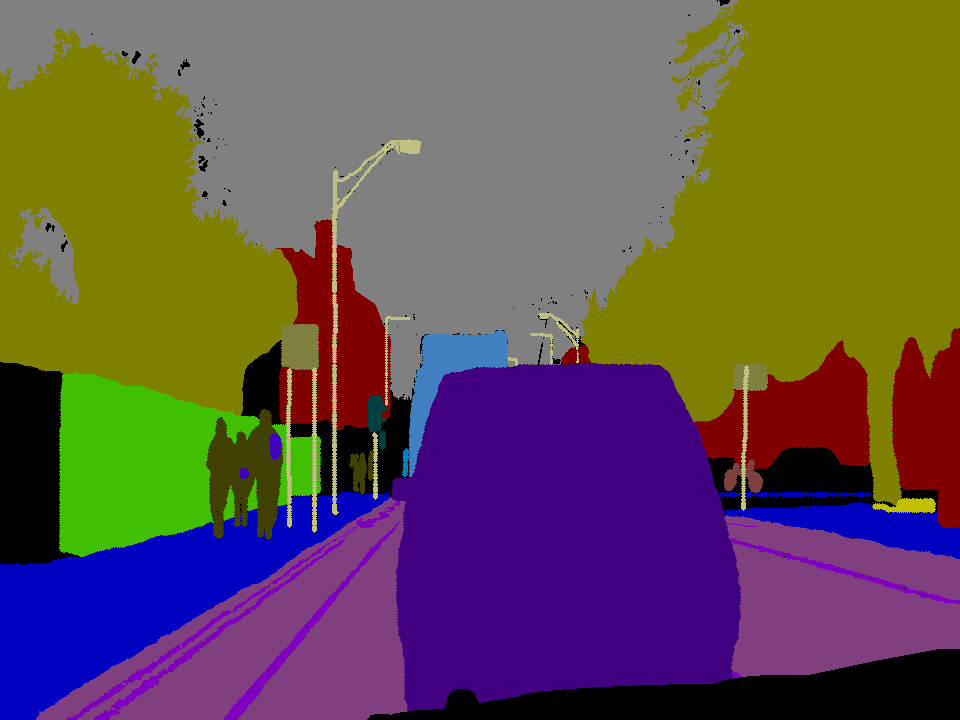
#> input picture CamVid/train_labels/0001TP_009450_L.png, 960 x 720 px; its folder holds only this picture in this run
$ jupyter execute --allow-errors Preprocess_labels.ipynb
#> lines starting #> are read from the running program, lines starting #| are printed output that depends on the picture
# Imports:

[cell 1]
import numpy as np
import pandas as pd
import matplotlib.pyplot as plt
from tqdm import tqdm
import os
import cv2
from PIL import Image
from tqdm import tqdm
import gc

# Functions:

# Loading data:

[cell 2]
labels_df = pd.read_csv("CamVid/class_dict.csv")
#> (reads CamVid/class_dict.csv from the repository)
print(labels_df.shape)
labels_df

[cell 3]
labels_df.iloc[0]

[cell 4]
label_colors = []
class_labels = []
for i in range(32):
    row = labels_df.iloc[i]
    label_colors.append(np.array([row['r'], row['g'], row['b']]))
    class_labels.append(np.array([row['name']]))
for i in range(5):
    print(class_labels[i], label_colors[i], type(class_labels[i]),"\n")

[cell 5]
color_dict = {}
for i in range(32):
    row = labels_df.iloc[i]
    color = np.array([row['r'], row['g'], row['b']])
    color_dict[tuple(color)] = i
for val in color_dict:
    print(val, "\t", color_dict[val]) #, type(color_dict[val]))

# Processing the label images:

Replacing three channel RGB color with single channel class label

## Train labels:

[cell 6]
for filename in os.listdir("CamVid/train_labels"):
    if filename == ".ipynb_checkpoints":
        continue

    # Name of processed label image
    processed_file_name = filename[:-4] + "P" + filename[-4:]
    img = np.array(Image.open("CamVid/train_labels/" + filename))
#> img is the input picture: shape (720, 960, 3); mean R, G, B 98.9, 81.1, 76.5
    img_shape = img.shape
#> img_shape = (720, 960, 3)
    processed_image = np.zeros((img_shape[0], img_shape[1]))

    # Setting class label value in processed image
    for i in range(img_shape[0]):
        for j in range(img_shape[1]):
            processed_image[i][j] = color_dict[tuple(img[i][j])]
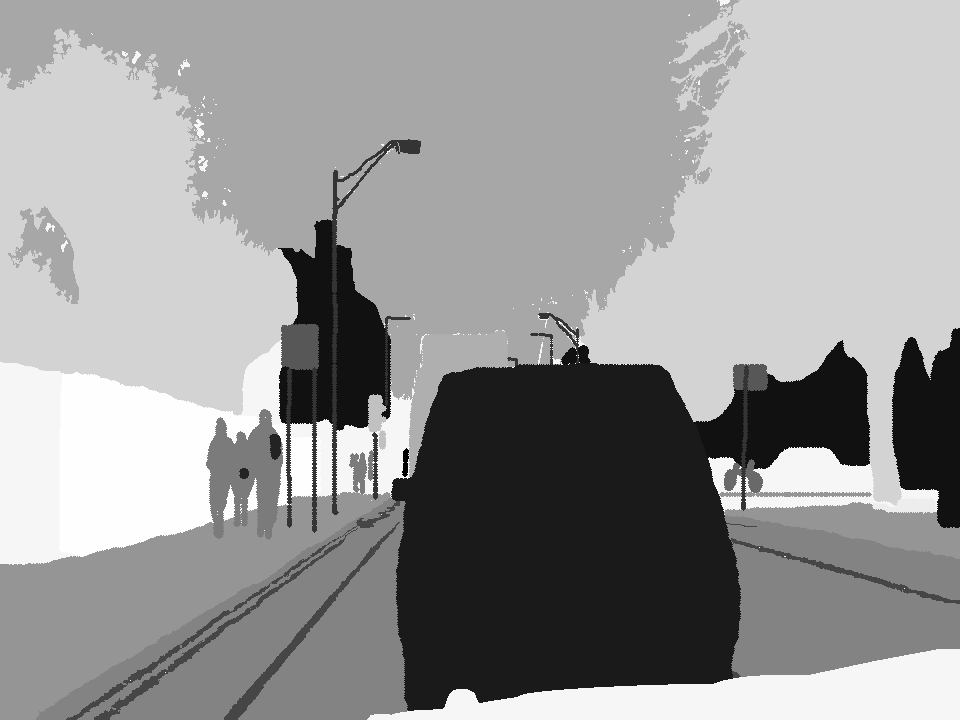
#> processed_image: shape (720, 960) float64; min 2, max 31, mean 19.4; drawn with min black and max white

    processed_image = processed_image.astype(np.uint8)
    save_image = Image.fromarray(processed_image, mode = 'L') # Saving as grayscale image
    save_image.save("CamVid/train_labels_processed/" + processed_file_name)

[cell 7]
print(len(os.listdir("CamVid/train_labels")))
#> (the rest of this cell did not finish here and is left out)

[cell 8]
for filename in os.listdir("CamVid/train_labels"):
    if filename == ".ipynb_checkpoints":
        continue
    processed_file_name = filename[:-4] + "P" + filename[-4:]
    ori_image = np.array(Image.open("CamVid/train_labels/" + filename).convert('L'))
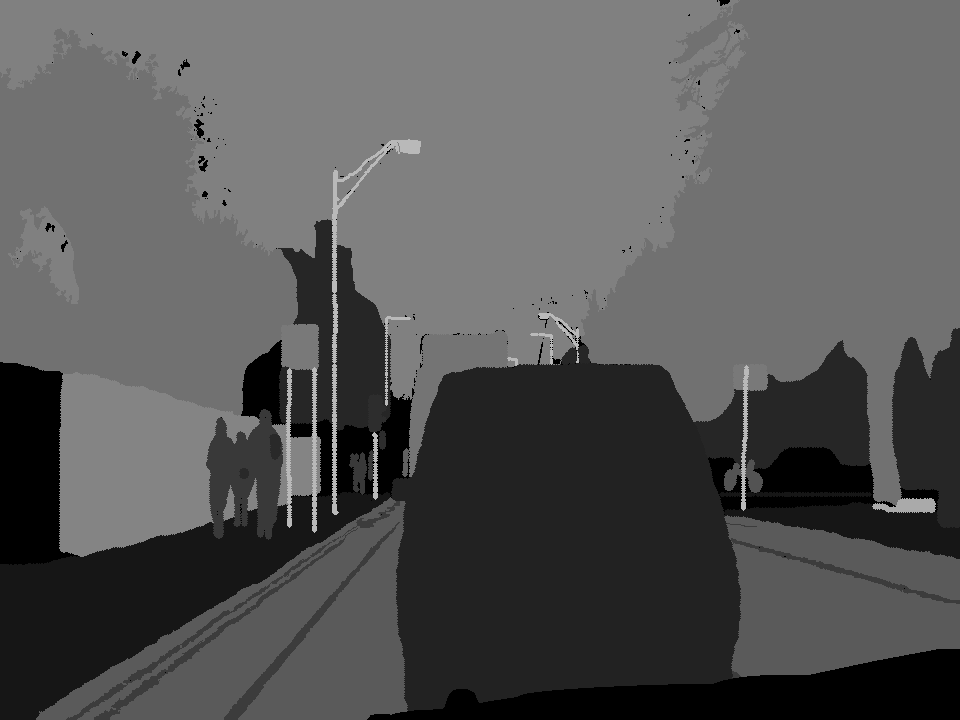
#> ori_image: shape (720, 960); min 0, max 185, mean 85.8
    processed_image = np.array(Image.open("CamVid/train_labels_processed/" + processed_file_name).convert('L'))
    print(processed_image.shape)
#| (720, 960)
    fig, (ax1, ax2) = plt.subplots(1,2)
    ax1.imshow(ori_image)
    # ax1.title("original image")
    ax2.imshow(processed_image)
    # ax2.title("processed image")
    break
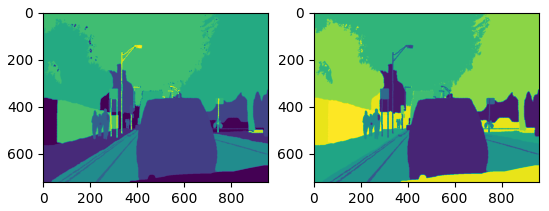
#> figure drawn by matplotlib, 2 panels
